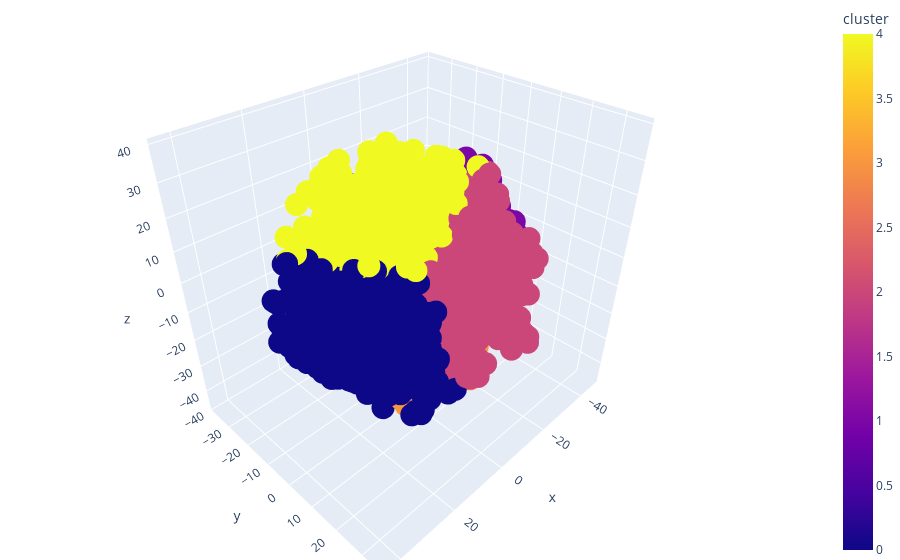

Notebook source saved alongside this figure:
### Markdown cell above
## TSNE visualization

### Code cell
embeddings = df['Abstract_embedding'].tolist()


# Transform embeddings to numpy array
X = np.array(embeddings)

# Use t-SNE to reduce dimensionality to 3
tsne = TSNE(n_components=3)
X_tsne = tsne.fit_transform(X)

# Apply KMeans clustering
kmeans = KMeans(n_clusters=5) # 5 clusters, adjust as needed
X_clustered = kmeans.fit_predict(X_tsne)

# Create DataFrame for plotly
df_plotly = pd.DataFrame({'x': X_tsne[:, 0], 'y': X_tsne[:, 1], 'z': X_tsne[:, 2], 'cluster': X_clustered})

# Create a 3D plot
fig = px.scatter_3d(df_plotly, x='x', y='y', z='z', color='cluster', opacity=1)
fig.update_layout(margin=dict(l=0, r=0, b=0, t=0))
fig.show()

### Figure 1 — Plotly figure (JSON) as saved in the notebook; plotly's stock layout.template omitted (floating-point values rounded to 4 significant figures; data arrays with more than 128 entries replaced by an {"elided": "..."} marker saying what was removed)
{"data": [{"hovertemplate": "x=%{x}<br>y=%{y}<br>z=%{z}<br>cluster=%{marker.color}<extra></extra>", "legendgroup": "", "marker": {"color": {"elided": "2000 int values"}, "coloraxis": "coloraxis", "opacity": 1, "symbol": "circle"}, "mode": "markers", "name": "", "scene": "scene", "showlegend": false, "type": "scatter3d", "x": {"elided": "2000 float values"}, "y": {"elided": "2000 float values"}, "z": {"elided": "2000 float values"}}], "layout": {"coloraxis": {"colorbar": {"title": {"text": "cluster"}}, "colorscale": [[0, "#0d0887"], [0.1111, "#46039f"], [0.2222, "#7201a8"], [0.3333, "#9c179e"], [0.4444, "#bd3786"], [0.5556, "#d8576b"], [0.6667, "#ed7953"], [0.7778, "#fb9f3a"], [0.8889, "#fdca26"], [1, "#f0f921"]]}, "legend": {"tracegroupgap": 0}, "margin": {"b": 0, "l": 0, "r": 0, "t": 0}, "scene": {"domain": {"x": [0, 1], "y": [0, 1]}, "xaxis": {"title": {"text": "x"}}, "yaxis": {"title": {"text": "y"}}, "zaxis": {"title": {"text": "z"}}}}}
